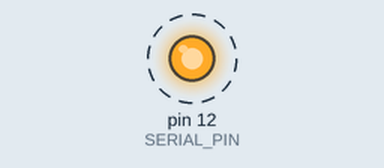
Bench run of a sketch on a simulated Arduino Uno, built with avr-gcc and run on an emulated ATmega328P. On the bench: output pins drawn as LEDs (lit = HIGH). Dashed ring = blinking. Pins used as bus, display or sensor lines are not drawn; what the sketch prints to the serial monitor is not drawn.

Above: at 0.2 s.
Timing chart, 0 to 3.0 s (numbered marks = the images above):
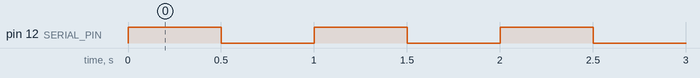

Measured:
- by itself, pin 12 (SERIAL_PIN): alternates HIGH for 0.50 s and LOW for 0.50 s

The sketch:

p1_shiftRegisterTest.ino
```cpp
#define SHIFT_CLK_PIN 14
#define STORE_CLK_PIN 13
#define SERIAL_PIN 12
#define INTERRUPT_PIN 2

//int i = 0;
//int j = 0;
int TEST_ARRAY[120][16] = {
                            {1, 1, 1, 1, 1, 1, 1, 1, 0, 0, 0, 0, 0, 0, 0, 0},
                            {1, 1, 1, 1, 1, 1, 1, 1, 0, 0, 0, 0, 0, 0, 0, 0},
                            {1, 1, 1, 1, 1, 1, 1, 1, 0, 0, 0, 0, 0, 0, 0, 0},
                            {1, 1, 1, 1, 1, 1, 1, 1, 0, 0, 0, 0, 0, 0, 0, 0},
                            {1, 1, 1, 1, 1, 1, 1, 1, 0, 0, 0, 0, 0, 0, 0, 0},
                            {1, 1, 0, 0, 1, 1, 1, 0, 1, 1, 1, 0, 1, 0, 1, 1},
                            {0, 0, 0, 1, 1, 0, 0, 1, 1, 1, 1, 0, 1, 0, 1, 1},
                            {0, 0, 0, 0, 1, 0, 1, 1, 0, 1, 1, 0, 0, 0, 0, 0},
                            {1, 0, 0, 0, 0, 0, 1, 1, 0, 1, 0, 1, 1, 0, 0, 0},
                            {0, 0, 0, 1, 0, 1, 1, 1, 1, 1, 0, 1, 1, 1, 0, 1},
                            {0, 0, 1, 1, 1, 0, 1, 1, 1, 1, 0, 1, 1, 0, 0, 1},
                            {0, 0, 1, 0, 0, 0, 0, 1, 1, 0, 1, 0, 0, 1, 0, 1},
                            {1, 1, 1, 1, 0, 0, 0, 1, 1, 1, 1, 1, 0, 1, 0, 0},
                            {1, 1, 1, 0, 0, 1, 1, 0, 1, 0, 1, 1, 1, 0, 0, 0},
                            {0, 0, 1, 1, 1, 1, 0, 1, 0, 0, 0, 0, 0, 1, 1, 1},
                            {0, 1, 1, 1, 0, 1, 1, 1, 0, 1, 1, 1, 0, 0, 0, 0},
                            {0, 0, 0, 1, 1, 0, 1, 1, 1, 1, 1, 1, 1, 0, 0, 1},
                            {1, 1, 1, 1, 1, 0, 1, 0, 0, 0, 0, 1, 0, 0, 0, 1},
                            {0, 1, 0, 0, 0, 1, 1, 0, 1, 0, 1, 0, 0, 0, 1, 0},
                            {1, 1, 1, 1, 1, 0, 0, 0, 0, 1, 0, 1, 0, 0, 0, 0},
                            {0, 1, 1, 1, 0, 0, 0, 1, 0, 1, 1, 1, 0, 0, 1, 1},
                            {0, 0, 1, 0, 0, 1, 1, 1, 0, 1, 0, 1, 0, 1, 1, 0},
                            {0, 0, 0, 1, 0, 0, 0, 0, 1, 1, 1, 0, 1, 1, 1, 0},
                            {1, 0, 1, 0, 0, 1, 0, 0, 1, 1, 0, 1, 0, 1, 0, 1},
                            {0, 0, 1, 1, 1, 0, 1, 0, 1, 1, 0, 0, 0, 1, 0, 1},
                            {1, 0, 1, 0, 0, 1, 0, 1, 0, 1, 0, 0, 1, 1, 1, 1},
                            {0, 0, 1, 0, 1, 0, 0, 1, 1, 1, 1, 0, 0, 0, 1, 1},
                            {1, 0, 1, 0, 1, 1, 1, 1, 1, 0, 0, 1, 0, 0, 1, 0},
                            {0, 1, 1, 1, 0, 0, 0, 0, 0, 1, 0, 1, 1, 0, 1, 1},
                            {0, 0, 0, 1, 1, 0, 0, 1, 0, 0, 0, 1, 1, 0, 0, 0},
                            {0, 1, 1, 0, 1, 1, 0, 1, 0, 1, 1, 1, 0, 0, 1, 1},
                            {1, 1, 1, 0, 1, 1, 0, 1, 1, 1, 1, 0, 0, 1, 0, 1},
                            {0, 0, 0, 0, 1, 1, 0, 1, 0, 0, 1, 1, 0, 1, 1, 1},
                            {0, 1, 0, 0, 1, 1, 0, 0, 1, 0, 1, 1, 0, 1, 0, 0},
                            {1, 1, 0, 1, 0, 0, 1, 0, 1, 1, 1, 0, 1, 1, 0, 1},
                            {1, 0, 1, 1, 1, 0, 1, 1, 1, 1, 1, 1, 0, 0, 0, 1},
                            {0, 1, 1, 1, 1, 1, 1, 1, 0, 1, 0, 1, 1, 0, 1, 0},
                            {1, 0, 1, 1, 0, 0, 1, 1, 0, 0, 1, 1, 1, 1, 1, 0},
                            {0, 0, 1, 1, 1, 1, 1, 0, 1, 0, 0, 0, 0, 0, 0, 0},
                            {1, 0, 0, 0, 1, 1, 1, 1, 1, 1, 0, 0, 1, 1, 0, 0},
                            {1, 0, 1, 1, 0, 1, 0, 0, 1, 1, 0, 1, 1, 0, 1, 1},
                            {0, 0, 0, 1, 0, 0, 1, 0, 0, 1, 0, 0, 1, 1, 0, 1},
                            {0, 1, 1, 1, 1, 0, 0, 1, 1, 0, 1, 0, 1, 0, 1, 1},
                            {1, 1, 1, 0, 1, 0, 1, 1, 1, 1, 0, 0, 1, 0, 0, 1},
                            {0, 0, 0, 0, 1, 0, 1, 1, 0, 0, 1, 0, 0, 0, 1, 1},
                            {0, 0, 1, 0, 1, 1, 1, 0, 1, 0, 0, 0, 0, 0, 1, 0},
                            {1, 1, 1, 0, 1, 0, 0, 0, 1, 1, 1, 1, 1, 1, 0, 1},
                            {0, 1, 0, 0, 0, 0, 0, 1, 0, 1, 0, 1, 1, 1, 1, 1},
                            {0, 0, 0, 0, 0, 0, 1, 0, 0, 1, 0, 0, 0, 1, 0, 1},
                            {1, 0, 1, 1, 0, 0, 1, 1, 0, 0, 1, 1, 0, 0, 0, 1},
                            {1, 0, 0, 0, 1, 1, 1, 1, 0, 0, 0, 0, 0, 0, 1, 0},
                            {0, 0, 1, 0, 1, 0, 1, 1, 1, 0, 1, 1, 0, 0, 1, 0},
                            {0, 0, 0, 1, 0, 1, 1, 1, 0, 0, 0, 0, 1, 1, 1, 1},
                            {0, 1, 1, 0, 1, 0, 0, 0, 1, 0, 0, 1, 1, 0, 0, 0},
                            {0, 1, 1, 1, 0, 1, 1, 1, 0, 0, 1, 0, 1, 1, 0, 0},
                            {1, 1, 1, 0, 0, 0, 0, 0, 0, 0, 1, 0, 1, 1, 1, 1},
                            {0, 0, 0, 0, 1, 0, 0, 0, 1, 1, 0, 0, 0, 0, 0, 1},
                            {0, 0, 0, 0, 0, 0, 0, 0, 0, 0, 1, 1, 1, 1, 0, 0},
                            {1, 0, 1, 0, 1, 0, 0, 1, 0, 0, 1, 0, 1, 1, 1, 1},
                            {0, 0, 0, 0, 1, 1, 0, 0, 1, 0, 1, 0, 1, 0, 0, 0},
                            {1, 1, 1, 1, 0, 0, 0, 0, 0, 0, 1, 0, 0, 1, 1, 0},
                            {0, 1, 0, 1, 0, 0, 0, 0, 0, 0, 1, 0, 0, 0, 0, 1},
                            {0, 1, 1, 0, 0, 0, 0, 0, 1, 0, 1, 1, 1, 0, 1, 0},
                            {1, 1, 0, 0, 1, 0, 1, 1, 0, 1, 0, 0, 1, 1, 0, 1},
                            {0, 0, 1, 1, 0, 0, 1, 1, 1, 0, 1, 0, 0, 0, 1, 1},
                            {0, 1, 0, 0, 0, 1, 0, 0, 0, 1, 1, 1, 0, 1, 1, 0},
                            {1, 1, 0, 0, 1, 0, 0, 1, 0, 0, 1, 1, 0, 0, 0, 0},
                            {1, 0, 1, 1, 1, 1, 1, 1, 0, 1, 1, 0, 1, 0, 0, 1},
                            {1, 0, 1, 0, 1, 0, 1, 1, 1, 1, 0, 1, 1, 1, 1, 1},
                            {1, 0, 1, 0, 1, 0, 0, 1, 1, 0, 1, 0, 0, 1, 1, 1},
                            {0, 0, 0, 1, 1, 0, 1, 1, 0, 1, 1, 0, 0, 0, 1, 1},
                            {1, 0, 0, 0, 1, 1, 1, 0, 1, 1, 1, 0, 0, 1, 1, 1},
                            {1, 1, 1, 1, 0, 0, 1, 0, 1, 1, 1, 1, 0, 0, 1, 0},
                            {0, 0, 0, 0, 0, 1, 1, 1, 0, 0, 0, 0, 0, 0, 1, 0},
                            {1, 1, 0, 0, 1, 0, 1, 0, 0, 0, 1, 0, 0, 0, 0, 1},
                            {1, 0, 0, 0, 0, 1, 1, 1, 1, 0, 1, 1, 1, 1, 1, 0},
                            {0, 1, 1, 0, 1, 1, 0, 1, 1, 0, 0, 0, 1, 0, 1, 0},
                            {0, 1, 0, 1, 1, 0, 0, 0, 0, 0, 0, 1, 1, 1, 1, 0},
                            {1, 1, 0, 1, 0, 1, 1, 1, 0, 0, 0, 0, 0, 0, 0, 1},
                            {1, 1, 1, 1, 1, 0, 0, 1, 1, 1, 1, 1, 0, 1, 0, 1},
                            {1, 0, 0, 0, 1, 1, 1, 0, 1, 0, 1, 0, 1, 0, 0, 1},
                            {0, 1, 1, 0, 1, 0, 0, 0, 0, 1, 0, 0, 0, 0, 0, 1},
                            {0, 1, 0, 0, 0, 1, 0, 1, 0, 1, 1, 0, 0, 0, 0, 1},
                            {1, 0, 0, 0, 1, 1, 0, 0, 1, 1, 0, 1, 0, 1, 1, 1},
                            {1, 0, 0, 1, 0, 1, 0, 0, 1, 1, 1, 1, 0, 0, 0, 1},
                            {0, 0, 1, 1, 0, 0, 0, 0, 0, 0, 1, 1, 1, 0, 1, 0},
                            {0, 0, 1, 0, 1, 0, 1, 1, 1, 1, 1, 1, 0, 0, 1, 1},
                            {1, 0, 0, 0, 0, 1, 0, 1, 1, 0, 0, 1, 1, 0, 1, 1},
                            {0, 0, 1, 1, 1, 0, 1, 1, 1, 1, 1, 1, 1, 1, 1, 1},
                            {0, 1, 0, 1, 0, 1, 0, 1, 0, 1, 1, 0, 1, 1, 0, 1},
                            {1, 0, 1, 1, 1, 1, 0, 0, 1, 0, 1, 1, 1, 0, 0, 0},
                            {0, 0, 0, 0, 0, 1, 0, 1, 0, 0, 1, 1, 0, 0, 1, 1},
                            {1, 0, 1, 1, 0, 1, 1, 1, 0, 1, 0, 1, 1, 0, 0, 0},
                            {0, 0, 0, 1, 1, 0, 0, 0, 0, 1, 1, 0, 1, 1, 1, 0},
                            {1, 0, 1, 1, 0, 0, 1, 1, 1, 1, 1, 1, 1, 0, 1, 0},
                            {0, 1, 1, 0, 1, 1, 0, 1, 0, 0, 1, 0, 0, 0, 0, 0},
                            {1, 1, 1, 0, 1, 0, 1, 0, 1, 0, 0, 0, 0, 0, 1, 1},
                            {0, 1, 0, 1, 0, 1, 1, 1, 0, 1, 1, 1, 0, 0, 0, 0},
                            {0, 1, 0, 1, 1, 1, 0, 1, 1, 1, 0, 1, 1, 1, 1, 1},
                            {0, 0, 0, 1, 1, 1, 0, 1, 1, 1, 1, 0, 0, 1, 1, 1},
                            {0, 1, 0, 1, 0, 1, 0, 0, 1, 1, 0, 1, 1, 1, 1, 1},
                            {0, 1, 0, 0, 1, 0, 0, 1, 0, 0, 0, 0, 0, 0, 1, 0},
                            {1, 1, 0, 1, 0, 0, 0, 0, 1, 1, 0, 0, 1, 0, 1, 0},
                            {0, 0, 0, 0, 1, 0, 1, 0, 0, 0, 1, 0, 0, 1, 0, 0},
                            {1, 0, 0, 1, 1, 1, 0, 0, 1, 1, 0, 0, 1, 0, 0, 0},
                            {0, 0, 0, 0, 1, 0, 0, 1, 0, 1, 0, 0, 1, 1, 1, 0},
                            {1, 0, 0, 0, 0, 1, 0, 1, 0, 1, 1, 0, 1, 0, 0, 0},
                            {1, 1, 1, 0, 0, 0, 1, 1, 0, 0, 0, 1, 0, 0, 1, 1},
                            {1, 0, 0, 1, 1, 0, 0, 0, 0, 1, 1, 1, 1, 0, 1, 0},
                            {0, 0, 0, 0, 1, 0, 1, 0, 1, 0, 0, 0, 1, 0, 1, 0},
                            {1, 0, 1, 1, 0, 1, 0, 1, 0, 0, 0, 0, 0, 1, 0, 1},
                            {1, 0, 0, 1, 1, 1, 0, 1, 1, 0, 0, 1, 1, 1, 0, 0},
                            {0, 0, 0, 0, 0, 0, 1, 1, 0, 1, 1, 1, 0, 1, 0, 1},
                            {1, 1, 0, 1, 1, 0, 1, 1, 0, 0, 0, 0, 0, 1, 1, 1},
                            {1, 1, 0, 0, 0, 0, 1, 0, 1, 0, 1, 0, 0, 0, 1, 0},
                            {0, 0, 0, 1, 0, 1, 0, 0, 0, 1, 1, 1, 0, 1, 1, 1},
                            {1, 1, 1, 1, 1, 1, 0, 1, 0, 0, 0, 0, 0, 1, 0, 1},
                            {0, 0, 1, 1, 0, 1, 0, 0, 0, 0, 0, 0, 1, 1, 0, 0},
                            {0, 1, 1, 1, 0, 0, 0, 0, 0, 1, 0, 1, 1, 0, 0, 0},
                            {1, 0, 0, 0, 1, 0, 0, 1, 1, 0, 1, 1, 1, 0, 0, 1}
                          };
int i = 0, j = 0;
long startTime = millis();
void setup() {
  // put your setup code here, to run once:
  Serial.begin(115200);
  pinMode(SERIAL_PIN, OUTPUT);
  pinMode(SHIFT_CLK_PIN, OUTPUT);
  pinMode(STORE_CLK_PIN,OUTPUT);
  pinMode(INTERRUPT_PIN, INPUT);
  attachInterrupt(INTERRUPT_PIN, ISR, FALLING);
}

void loop() {
  //This code is only to test the functionality of the circuit. Commented out normally.
  Serial.println(i);
  digitalWrite(SERIAL_PIN, !i);
  digitalWrite(SHIFT_CLK_PIN, 1);
  digitalWrite(STORE_CLK_PIN, 1);
  Serial.print(digitalRead(SERIAL_PIN));
 // Serial.print(digitalRead(STORE_CLK_PIN));
  delay(500);
  digitalWrite(SHIFT_CLK_PIN, 0);
  digitalWrite(STORE_CLK_PIN, 0);
  //delay(500);
  i++;
//  j++;
  i = i % 2;
//  i = i % ((j/6000)+1);
//  Serial.println(i);

/*
  //This is the main code. Only comment out if testing the circuit.
  int updates = 0;
  while(updates < 6000){
    for(i = 0; i < 120; i++){
      for(j = 15; j >= 0; j--){
        digitalWrite(SERIAL_PIN, TEST_ARRAY[i][j]);
        digitalWrite(SHIFT_CLK_PIN, 1);
        delay(1);
        digitalWrite(SHIFT_CLK_PIN, 0);
        //Serial.print(TEST_ARRAY[i][j]);
        if(j % 8 == 0){
      //    Serial.print(" ");
        }
        updates++;
      }
    //  Serial.println();
      digitalWrite(STORE_CLK_PIN, 1);
      digitalWrite(STORE_CLK_PIN, 0);
      //delay(3000);
    }
  }
  long endTime = millis();
  Serial.println();
  Serial.println(endTime-startTime);
  startTime = endTime;
  */
}

void ISR(){
  Serial.println("INTERRUPTED!");
  i=0;
  j = 15;
}
```
